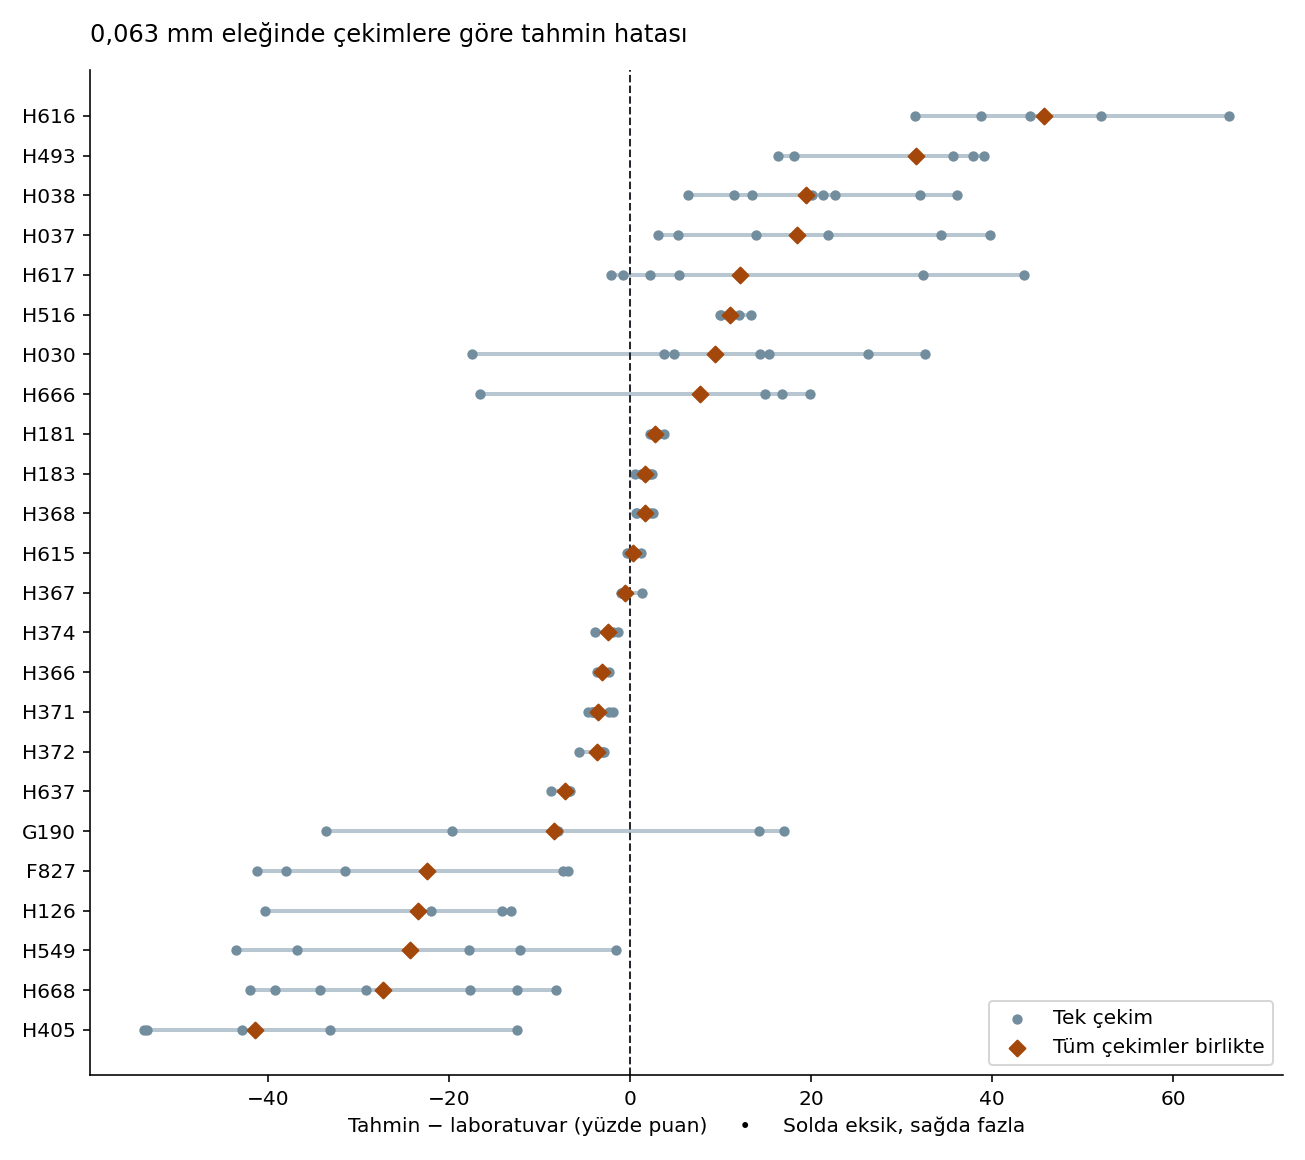

Reproduce this figure in Python.
"""24 saklı toprakta 0,063 mm hatasının çekime bağlılığını ölç."""
import matplotlib.pyplot as plt
import numpy as np
import pandas as pd

from h616_h405_cekim import evaluate, labels, original, out

STEM = "tum_toprak_cekim"


def summarize(rows):
    records = []
    for sample, group in rows.groupby("sample_id"):
        singles = group[group.grup == "tek"]
        omissions = group[group.grup == "haric"]
        n = len(singles)
        assert singles.secim.is_unique and n == len(original[original.sample_id == sample])
        assert set(omissions.secim) == (set(singles.secim) if n > 1 else set())
        truth = labels.loc[sample, "0.063"]
        pred = group.loc[group.grup == "birlikte", "0.063"].item()
        errors = singles["0.063"] - truth
        above, below = (errors > 1e-7).sum(), (errors < -1e-7).sum()
        if above == n:
            direction = "fazla"
        elif below == n:
            direction = "eksik"
        elif above and below:
            direction = "iki_yon"
        else:
            direction = "esitlik"
        records.append(dict(sample_id=sample, n=n, gercek=truth, birlikte=pred,
                            hata=pred-truth, yon=direction, fazla=above, eksik=below,
                            tek_min=singles["0.063"].min(), tek_max=singles["0.063"].max(),
                            haric_min=omissions["0.063"].min(), haric_max=omissions["0.063"].max(),
                            en_buyuk_degis=(omissions["0.063"]-pred).abs().max()))
    return pd.DataFrame(records).set_index("sample_id")


def plot(rows, summary):
    fig, ax = plt.subplots(figsize=(9, 8))
    for y, (sample, s) in enumerate(summary.sort_values("hata").iterrows()):
        points = rows.loc[(rows.sample_id == sample) & (rows.grup == "tek"), "0.063"] - s.gercek
        ax.plot([points.min(), points.max()], [y, y], color="#b7c6d0", linewidth=2)
        ax.scatter(points, np.full(len(points), y), color="#718d9e", s=17, zorder=2,
                   label="Tek çekim" if y == 0 else None)
        ax.scatter(s.hata, y, color="#a3480a", marker="D", s=31, zorder=3,
                   label="Tüm çekimler birlikte" if y == 0 else None)
    ax.axvline(0, color="#25282e", linewidth=1, linestyle="--")
    ax.set_yticks(range(len(summary)), summary.sort_values("hata").index)
    ax.set_xlabel("Tahmin − laboratuvar (yüzde puan)     •     Solda eksik, sağda fazla")
    ax.set_title("0,063 mm eleğinde çekimlere göre tahmin hatası", loc="left", pad=14)
    ax.legend(loc="lower right")
    ax.spines[["top", "right"]].set_visible(False)
    fig.tight_layout()
    fig.savefig(out / f"{STEM}.png", dpi=145)
    plt.close(fig)


if __name__ == "__main__":
    rows = evaluate(labels.index)
    assert len(rows.query("grup == 'tek'")) == 127
    summary = summarize(rows)
    assert len(summary) == 24
    rows.to_csv(out / f"{STEM}_tahminler.csv", index=False, float_format="%.8f")
    summary.to_csv(out / f"{STEM}_ozet.csv", float_format="%.8f")
    plot(rows, summary)
    print(summary.round(2).to_string())
